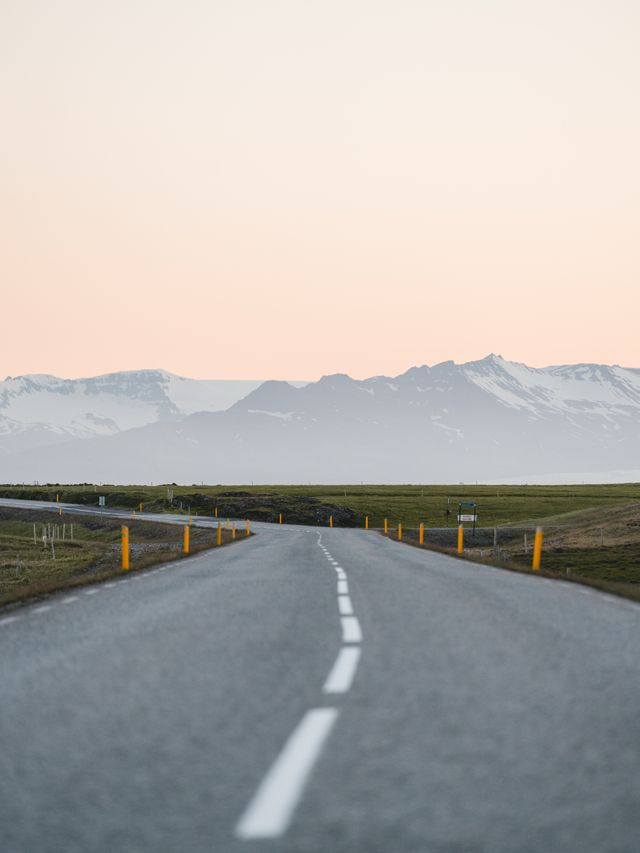
#> input picture OpenCV/Alistirmalar/image_video/pexels-matthardy-2658450.jpg, 640 x 853 px, found by its file name
$ python image_comparison.py
#> lines starting #> are read from the running program, lines starting #| are printed output that depends on the picture
import cv2
import numpy as np


path = "C:\\Users\\Muharrem\\Documents\\GitHub\\ArtekEgitim1\\OpenCV\\Alistirmalar\\pexels-matthardy-2658450.jpg"
path2 = "C:\\Users\\Muharrem\\Documents\\GitHub\\ArtekEgitim1\\OpenCV\\Alistirmalar\\pexels-rickyrecap-3041347.jpg"
img1 = cv2.imread(path)
#> img1 is the input picture: shape (853, 640, 3); mean B, G, R 172.6, 175.8, 179.1
img1 = cv2.resize(img1, (500, 500))
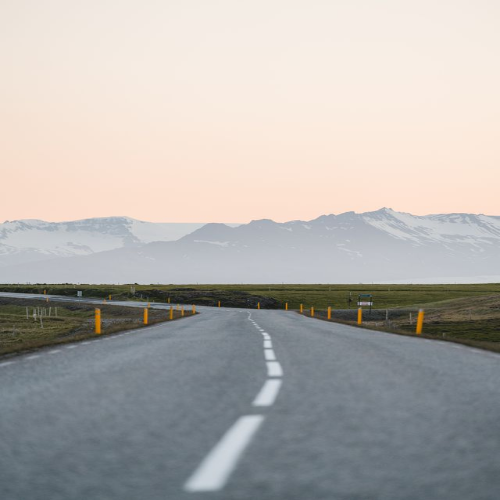
#> img1: shape (500, 500, 3); mean B, G, R 172.5, 175.7, 179

img2 = cv2.imread(path2)
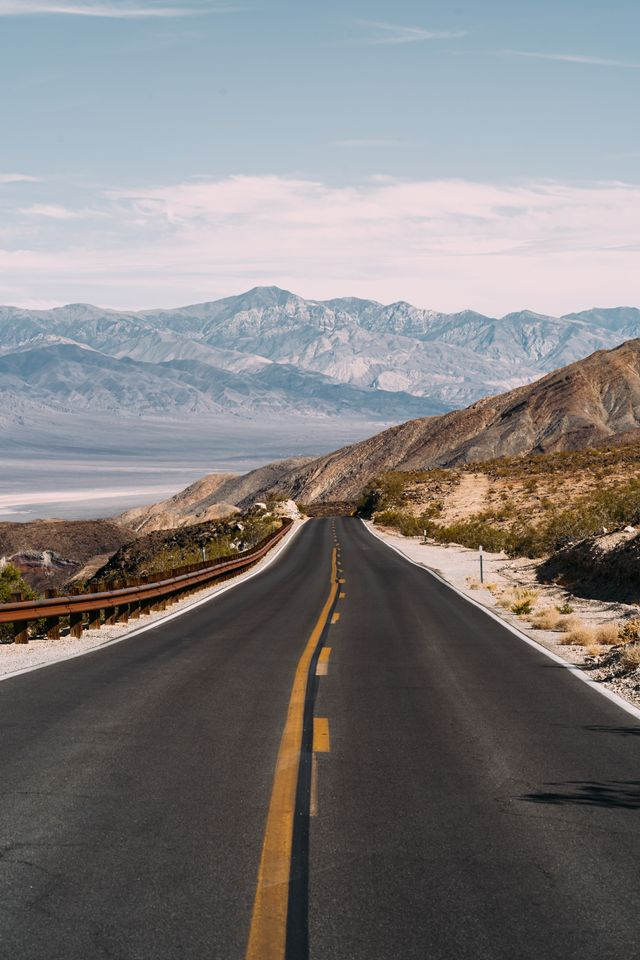
#> input picture OpenCV/Alistirmalar/image_video/pexels-rickyrecap-3041347.jpg, 640 x 960 px, found by its file name
#> img2 is the input picture: shape (960, 640, 3); mean B, G, R 126.7, 126.2, 128.8
img2 = cv2.resize(img2, (500, 500))
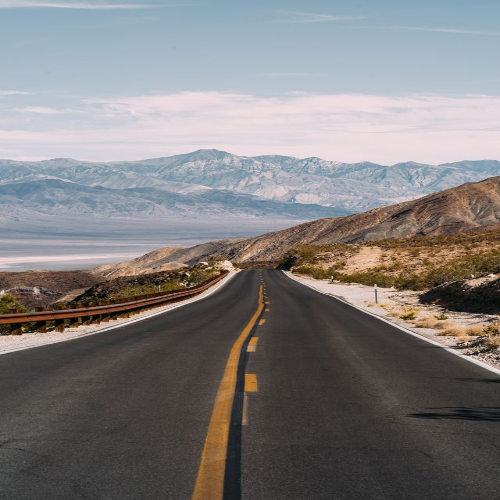
#> img2: shape (500, 500, 3); mean B, G, R 126.6, 126.1, 128.7

if img1.shape == img2.shape:
    diff = cv2.subtract(img1,img2)
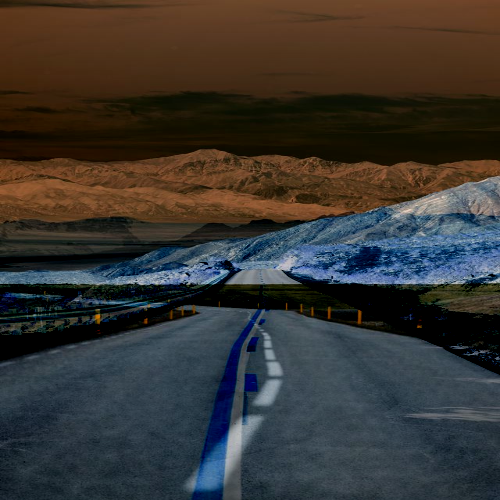
#> diff: shape (500, 500, 3); mean B, G, R 50, 53.3, 55.8
    cv2.imshow("Difference", diff)
    b, g, r = cv2.split(diff)
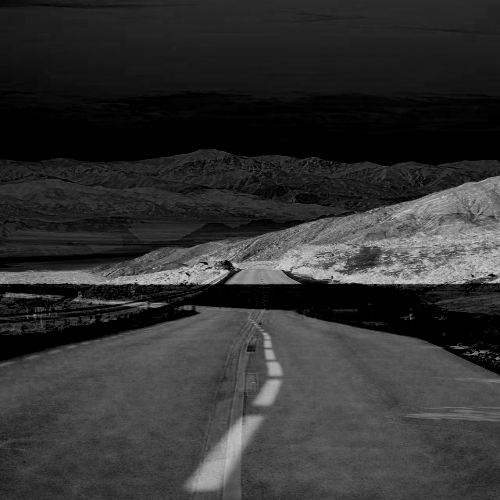
#> b: shape (500, 500); min 0, max 209, mean 50
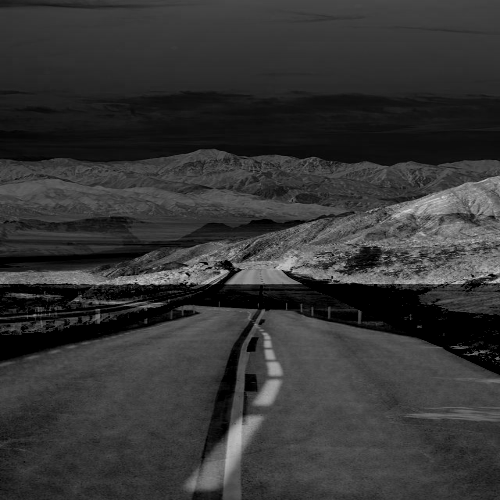
#> g: shape (500, 500); min 0, max 215, mean 53.3
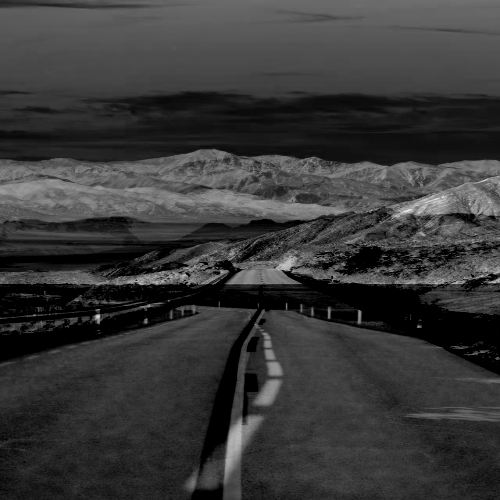
#> r: shape (500, 500); min 0, max 233, mean 55.8
    if cv2.countNonZero(b) == 0 and cv2.countNonZero(g) == 0 and cv2.countNonZero(r) == 0:
        print("The images are the same")
    else:
        print("The images are different")

cv2.imshow("Image", img1)
cv2.imshow("Image2", img2)
cv2.waitKey(0)
cv2.destroyAllWindows()
